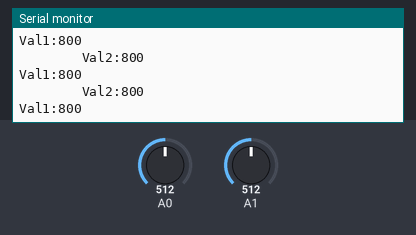
Simulated run of this sketch. Board: Arduino Uno, built with avr-gcc and run on an emulated ATmega328P. Shown: the last lines printed to the serial monitor. The inputs (shaded band) are chosen by the test bench; at power-on: A0 = 512, A1 = 512.

Above: at 1.2 s.
1.3 s: A0 set to 69
At 2.2 s:
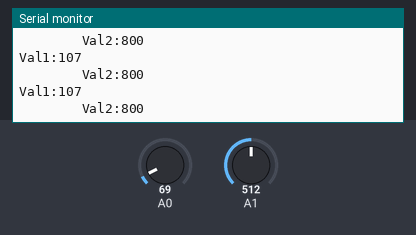
4.3 s: A0 set to 57
At 5.1 s:
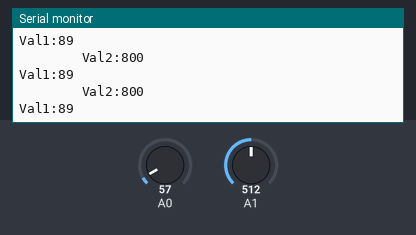
7.3 s: A1 set to 629
At 8.2 s:
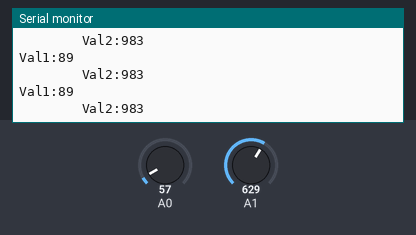
8.8 s: A1 set to 654
At 9.5 s:
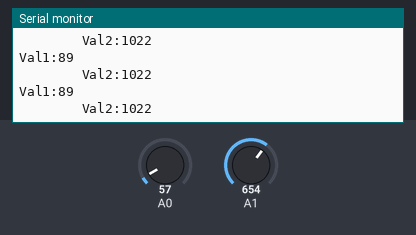
Timing chart, 0 to 11.8 s (numbered marks = the images above; inputs shaded):
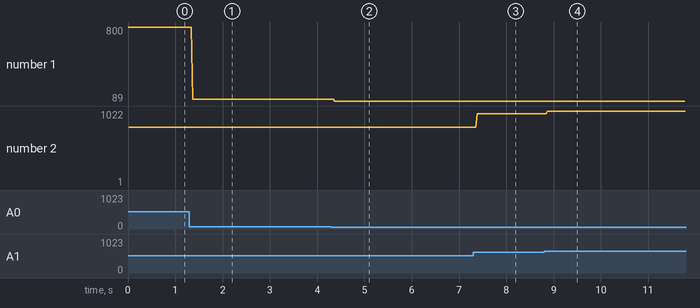

Measured:
- the behaviour switches between 64 and 63 on A0 (found by bisection; images 1 and 2)
- after the input at 1.3 s, the serial monitor: prints a new line after 0.07 s (image 1)
- after the input at 4.3 s, the serial monitor: prints a new line after 0.07 s (image 2)
- after the input at 7.3 s, the serial monitor: prints a new line after 0.08 s (image 3)
- after the input at 8.8 s, the serial monitor: prints a new line after 0.07 s (image 4)
- plotted number 1: 800 → 107 after the input at 1.3 s, 107 → 89 after the input at 4.3 s
- plotted number 2: 800 → 983 after the input at 7.3 s

The sketch:

potentiometer_start.ino
```cpp
void setup() {
  Serial.begin(9600);

}

void loop() {

  int read1 = analogRead(0);
  int val1 = map(read1, 0, 1023, 0, 1600);
  Serial.print("Val1:");
  Serial.println(val1);

  int read2 = analogRead(1);
  int val2 = map(read2, 0, 1023, 0, 1600);
  Serial.print("        Val2:");
  Serial.println(val2);

}
```
